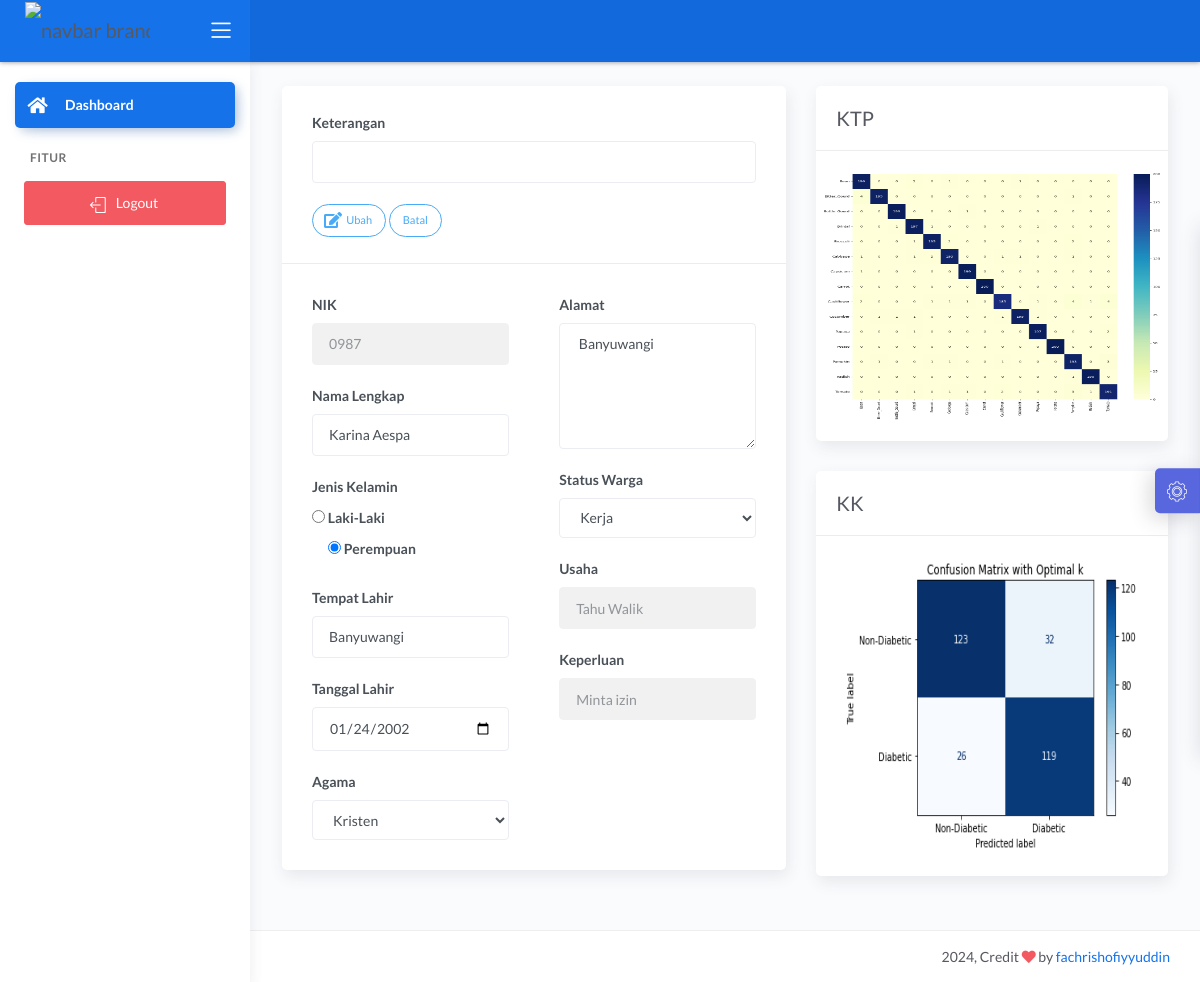
Screenshot of /demo1/main.php?halaman=detail_sku&id_request_sku=10 (signed in) with the database file from the repository.
### tables this page shows
CREATE TABLE `data_request_sku` (
  `id_request_sku` int(11) NOT NULL,
  `nik` varchar(16) NOT NULL,
  `tanggal_request` timestamp NOT NULL DEFAULT current_timestamp(),
  `scan_ktp` text NOT NULL,
  `scan_kk` text NOT NULL,
  `usaha` varchar(30) NOT NULL,
  `keperluan` varchar(30) NOT NULL,
  `keterangan` varchar(50) NOT NULL DEFAULT 'Data sedang diperiksa oleh Staf',
  `request` varchar(20) NOT NULL DEFAULT 'USAHA',
  `status` int(11) NOT NULL DEFAULT 0,
  `acc` date DEFAULT NULL
);

CREATE TABLE `data_user` (
  `nik` varchar(16) NOT NULL,
  `password` varchar(225) NOT NULL,
  `hak_akses` varchar(225) NOT NULL,
  `nama` varchar(30) NOT NULL,
  `tanggal_lahir` date NOT NULL,
  `tempat_lahir` varchar(30) NOT NULL,
  `jekel` varchar(20) NOT NULL,
  `agama` varchar(20) DEFAULT NULL,
  `alamat` text DEFAULT NULL,
  `telepon` varchar(13) DEFAULT NULL,
  `status_warga` varchar(30) DEFAULT NULL
);

### demo1/detail_sku.php (the view, shortened to what this page needs)
<?php include '../konek.php';?>
<link href="css/sweetalert.css" rel="stylesheet" type="text/css">
<?php
	if(isset($_GET['id_request_sku'])){
		$id_request_sku=$_GET['id_request_sku'];
		$sql = "SELECT * FROM data_request_sku natural join data_user WHERE id_request_sku='$id_request_sku'";
		$query = mysqli_query($konek,$sql);
		$data = mysqli_fetch_array($query,MYSQLI_BOTH);
		$nik = $data['nik'];
		$nama = $data['nama'];
		$tempat = $data['tempat_lahir'];
		$tgl = $data['tanggal_lahir'];
		$agama = $data['agama'];
		$jekel = $data['jekel'];
		$nama = $data['nama'];
		$alamat = $data['alamat'];
		$status_warga = $data['status_warga'];
		$nama = $data['nama'];
		$ktp = $data['scan_ktp'];
		$kk = $data['scan_kk'];
		$keperluan = $data['keperluan'];
		$usaha = $data['usaha'];
	}
?>
                <div class="page-inner">
					<form action="" method="POST" enctype="multipart/form-data">
						<div class="row">
							<div class="col-md-7">
								<div class="card">
									<div class="card-header">
										<div class="form-group">
										<label>Keterangan</label>
												<input type="text" name="keterangan" class="form-control" autofocus><br>
											<button type="submit" name="ubah" class="btn btn-info btn-border btn-round btn-sm">
												<span class="btn-label">
												</span>
												Ubah
											</button>
											<a href="?halaman=sudah_acc_sku" class="btn btn-info btn-border btn-round btn-sm">
												Batal
											</a>
											</div>
									</div>
									<div class="card-body">
										<div class="row">
										<div class="col-md-6 col-lg-6">
													<div class="form-group">
														<label>NIK</label>
														<input type="number" name="nik" value="<?php echo $nik;?>" class="form-control" placeholder="NIK Anda.." autofocus readonly>
													</div>
													<div class="form-group">
														<label>Nama Lengkap</label>
														<input type="text" name="nama" value="<?php echo $nama;?>" class="form-control" placeholder="Nama Lengkap Anda..">
													</div>
													<div class="form-check">
														<label>Jenis Kelamin</label><br/>
														<label class="form-radio-label">
															<input class="form-radio-input" type="radio" name="jekel" value="Laki-Laki" <?php if($jekel=="Laki-Laki") echo 'checked'?>>
															<span class="form-radio-sign">Laki-Laki</span>
														</label>
														<label class="form-radio-label ml-3">
															<input class="form-radio-input" type="radio" name="jekel" value="Perempuan" <?php if($jekel=="Perempuan") echo 'checked'?>>
															<span class="form-radio-sign">Perempuan</span>
														</label>
													</div>
													<div class="form-group">
														<label>Tempat Lahir</label>
														<input type="text" name="tempat" value="<?php echo $tempat;?>" class="form-control" placeholder="Tempat Lahir Anda..">
													</div>
													<div class="form-group">
														<label>Tanggal Lahir</label>
														<input type="date" name="tgl" value="<?php echo $tgl;?>" class="form-control">
													</div>
													<div class="form-group">
														<label>Agama</label>
														<select name="agama" value="<?php echo $agama;?>" class="form-control">
															<option value="Kristen" <?php if($agama=="Kristen") echo 'selected'?>>Kristen</option>
														</select>
													</div>
												</div>
												<div class="col-md-6 col-lg-6">
													<div class="form-group">
														<label for="comment">Alamat</label>
														<textarea class="form-control" name="alamat" rows="5"> <?php echo $alamat;?></textarea>
													</div>
													<div class="form-group">
														<label>Status Warga</label>
														<select name="status_warga" value="<?php echo $status_warga;?>" class="form-control">
															<option value="Kerja" <?php if($status_warga=="Kerja") echo 'selected'?>>Kerja</option>
														</select>
													</div>
													<div class="form-group">
														<label>Usaha</label>
														<input type="text" name="telepon" value="<?php echo $usaha;?>" class="form-control" placeholder="Telepon Anda.." readonly="">
													</div>
													<div class="form-group">
														<label>Keperluan</label>
														<input type="text" name="telepon" value="<?php echo $keperluan;?>" class="form-control" placeholder="Telepon Anda.." readonly="">
													</div>
												</div>
										</div>
									</div>
								</div>
							</div>
							<div class="col-md-5">
								<div class="card">
									<div class="card-header">
										<h4 class="card-title">KTP</h4>
									</div>
									<div class="card-body">
										<div class="row justify-content-md-center">
														<img src="../dataFoto/scan_ktp/<?php echo $ktp;?>" width="350" height="250" alt="">
										</div>
									</div>
								</div>
								<div class="card">
									<div class="card-header">
										<h4 class="card-title">KK</h4>
									</div>
									<div class="card-body">
										<div class="row justify-content-md-center">
										<img src="../dataFoto/scan_kk/<?php echo $kk;?>" width="300" height="300" alt="">
										</div>
									</div>
								</div>
							</div>
						</div>
					</form>
				</div>

### demo1/header.php (shortened to what this page needs)
<!DOCTYPE html>
<html lang="en">
<head>
	<link rel="stylesheet" href="../assets/css/bootstrap.min.css">
	<link rel="stylesheet" href="../assets/css/atlantis.min.css">
	<link rel="stylesheet" href="../assets/css/demo.css">
</head>
<body>
	<div class="wrapper">
		<div class="main-header">
			<div class="logo-header" data-background-color="blue">
				<a href="#" class="logo">
					<img src="../main/img/logo5.png" width="125" alt="navbar brand" class="navbar-brand">
				</a>
				<div class="nav-toggle">
					<button class="btn btn-toggle toggle-sidebar">
						<i class="icon-menu"></i>
					</button>
				</div>
			</div>
			<nav class="navbar navbar-header navbar-expand-lg" data-background-color="blue2">
			</nav>
		</div>

### demo1/main.php (shortened to what this page needs)
<?php include 'header.php'; ?>
		<div class="sidebar sidebar-style-2">
			<div class="sidebar-wrapper scrollbar scrollbar-inner">
				<div class="sidebar-content">
					<ul class="nav nav-primary">
						<li class="nav-item active">
							<a href="main.php">
								<i class="fas fa-home"></i>
								<p>Dashboard</p>
							</a>
						<li class="nav-section">
							<h4 class="text-section">fitur</h4>
						</li>
						<li class="mx-4 mt-2">
							<a href="logout.php" class="btn btn-danger btn-block"><span class="btn-label mr-2"> <i class="icon-logout"></i> </span>Logout</a>
						</li>
					</ul>
				</div>
			</div>
		</div>
		<div class="main-panel">
			<div class="content">
			<?php
          if(isset($_GET['halaman'])){
            $hal = $_GET['halaman'];
            switch($hal){
			  case 'detail_sku';
                include 'detail_sku.php';
			  break;
            }
          }else{
            include 'beranda.php';
          }
        ?>
			</div>
<?php include 'footer.php'; ?>

### demo1/footer.php (shortened to what this page needs)
<footer class="footer">
				<div class="container-fluid">
					<div class="copyright ml-auto">
						<?php echo date('Y');?>, Credit <i class="fa fa-heart heart text-danger"></i> by <a href="https://www.instagram.com/fachrishofiyyuddin/">fachrishofiyyuddin</a>
					</div>
				</div>
			</footer>
		</div>
		<div class="custom-template">
			<div class="custom-toggle">
				<i class="flaticon-settings"></i>
			</div>
		</div>
	</div>
</body>
</html>

### assets/css/demo.css (style rules this page uses)
.custom-template { position: fixed; top: 50%; transform: translateY(-50%); right: -325px; width: 325px; height: max-content; display: block; z-index: 1; background: #ffffff; transition: all .3s; z-index: 1003; box-shadow: -1px 1px 20px rgba(69, 65, 78, 0.15); border-top-left-radius: 5px; border-bottom-left-radius: 5px; transition: all .5s; }
.custom-template .custom-toggle { position: absolute; width: 45px; height: 45px; background: rgb(88, 103, 221); top: 50%; left: -45px; transform: translateY(-50%); display: flex; align-items: center; justify-content: center; text-align: center; border-top-left-radius: 5px; border-bottom-left-radius: 5px; border-right: 1px solid #177dff; cursor: pointer; color: #ffffff; box-shadow: -5px 5px 20px rgba(69, 65, 78, 0.21); }
.custom-template .custom-toggle i { font-size: 20px; animation: 1.3s spin linear infinite; }

### rows the page displays
data_request_sku: nik "0987", nama "Karina Aespa", tempat "Banyuwangi", tgl "01/24/2002", alamat "Banyuwangi", telepon "Tahu Walik", telepon "Minta izin", scan_ktp (picture), scan_kk (picture)
data_user: jekel "☐ Laki-Laki", jekel "☑ Perempuan", agama "Kristen", status_warga "Kerja"
